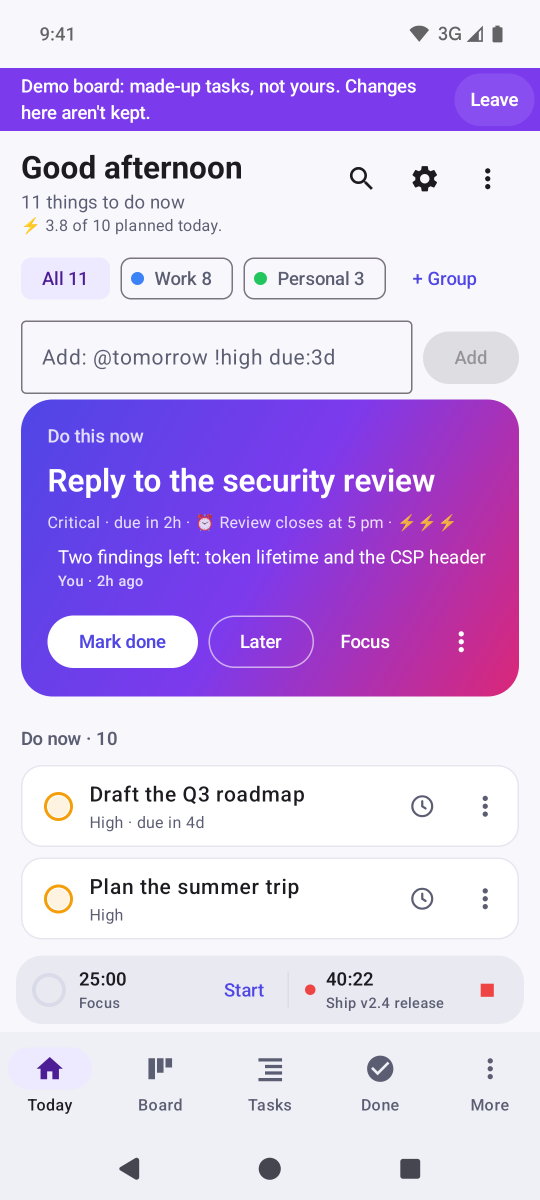
#> input picture store/screenshots/android-phone/raw/A1-today.png, 1080 x 2400 px (shown at 1/2 size)
$ python graphic.py
#> lines starting #> are read from the running program, lines starting #| are printed output that depends on the picture; after the words box and inside, x2 and y2 are one past the last pixel; in counts of white or black regions, pixels touching at a corner belong together
"""The Play feature graphic (1024×500, no alpha): the icon, name and line on the left, the real focus card from the
Android Today shot on the right. Run: /usr/bin/python3 store/graphic.py"""
import os
from PIL import Image, ImageDraw, ImageFont, ImageFilter
HERE=os.path.dirname(os.path.abspath(__file__))
R=os.path.join(HERE,'screenshots')+'/'
W,H=1024,500
STOPS=[(0x4f,0x46,0xe5),(0x7c,0x3a,0xed),(0xdb,0x27,0x77)]
def gradient(w,h):
#> called with w = 1024, h = 500
    small=Image.new('RGB',(64,32)); p=small.load()
#> after `small = Image.new('RGB', (64, 32))`: small: PIL image 64x32 RGB; every value is 0
    for y in range(32):
        for x in range(64):
            t=(x/63)*.8+(y/31)*.2
            a,b,u=(STOPS[0],STOPS[1],t*2) if t<.5 else (STOPS[1],STOPS[2],(t-.5)*2)
            p[x,y]=tuple(round(a[i]+(b[i]-a[i])*u) for i in range(3))
    return small.resize((w,h),Image.BICUBIC)
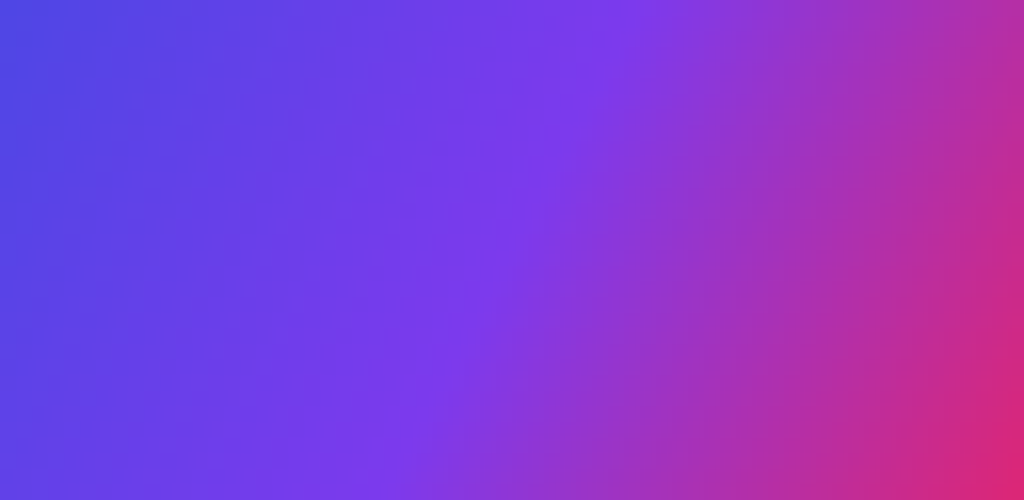
#> returned value: PIL image 1024x500 RGB; mean R, G, B 134.4, 56.5, 210.9
def font(size,w='Bold'):
    f=ImageFont.truetype('/System/Library/Fonts/SFNS.ttf',size); f.set_variation_by_name(w); return f
can=gradient(W,H); d=ImageDraw.Draw(can)
# right: the real focus card from the Android Today shot, on a white sheet so it reads against the gradient
a1=Image.open(R+'android-phone/raw/A1-today.png').convert('RGB')
card=a1.crop((22,792,1058,1410))   # the "Do this now" card with a little page around it
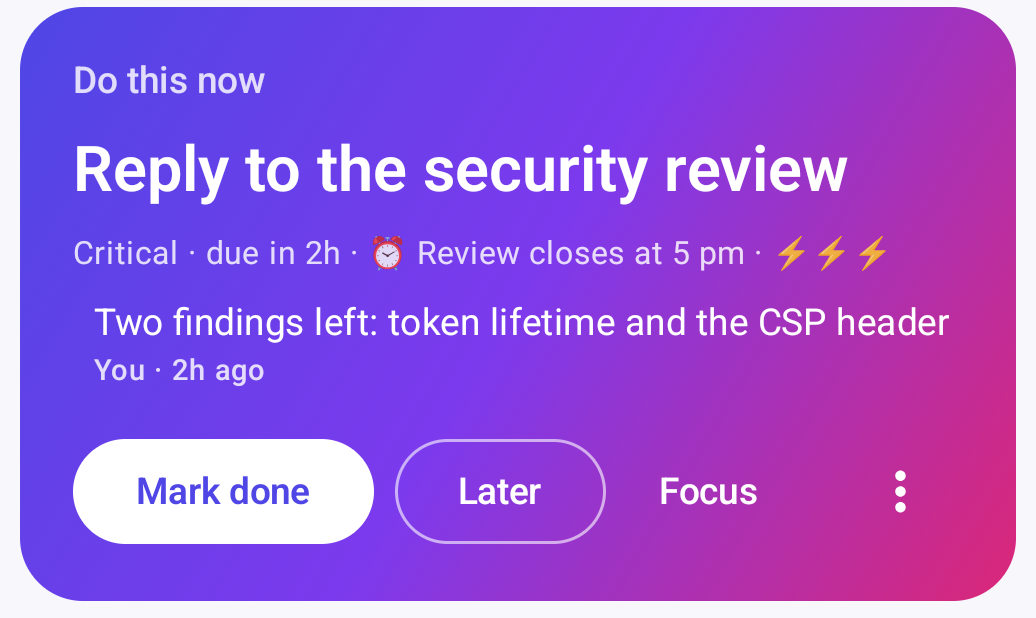
#> card: PIL image 1036x618 RGB; mean R, G, B 155.1, 89.7, 218.1
cw=560; ch=round(card.height*cw/card.width); card=card.resize((cw,ch),Image.LANCZOS)
#> after `ch = round(card.height * cw / card.width)`: ch = 334
#> after `card = card.resize((cw, ch), Image.LANCZOS)`:
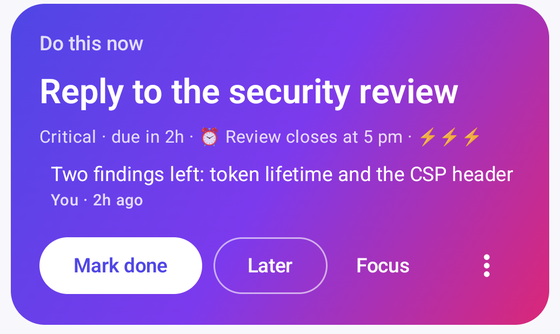
#> card: PIL image 560x334 RGB; mean R, G, B 155, 89.5, 218.1
x,y=W-cw-40,(H-ch)//2
#> x = 424; y = 83
mask=Image.new('L',(cw,ch),0); ImageDraw.Draw(mask).rounded_rectangle((0,0,cw-1,ch-1),28,fill=255)
#> after `mask = Image.new('L', (cw, ch), 0)`: mask: PIL image 560x334 L; every value is 0
#> after `ImageDraw.Draw(mask).rounded_rectangle((0, 0, cw - 1, ch - 1), 28, fil`:
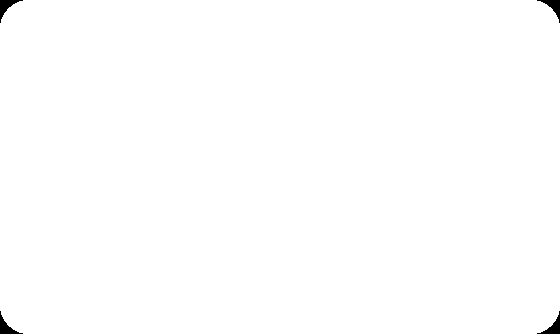
#> mask: PIL image 560x334 L; 99.6% white; 4 black regions, box (x1, y1, x2, y2) and area: (0, 0, 23, 23) 174, (537, 0, 560, 23) 174, (0, 311, 23, 334) 174, (537, 311, 560, 334) 174
shadow=Image.new('L',(W,H),0); ImageDraw.Draw(shadow).rounded_rectangle((x,y+10,x+cw,y+ch+10),28,fill=110)
#> after `shadow = Image.new('L', (W, H), 0)`: shadow: PIL image 1024x500 L; every value is 0
#> after `ImageDraw.Draw(shadow).rounded_rectangle((x, y + 10, x + cw, y + ch + `:
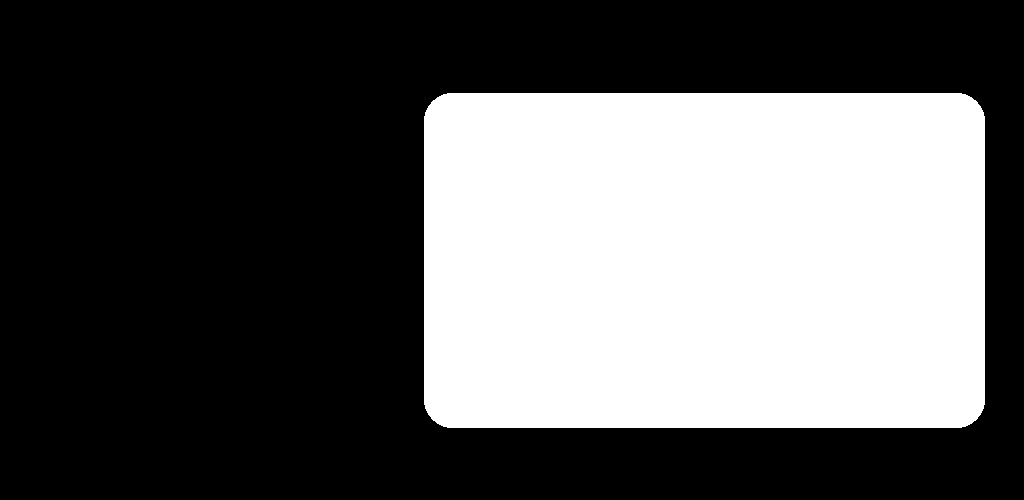
#> shadow: PIL image 1024x500 L; values 0 (black) and 110 (white), 36.6% white; 1 white region, box (x1, y1, x2, y2) and area: (424, 93, 985, 428) 187239
can=Image.composite(Image.new('RGB',(W,H),(25,8,50)),can,shadow.filter(ImageFilter.GaussianBlur(22)))
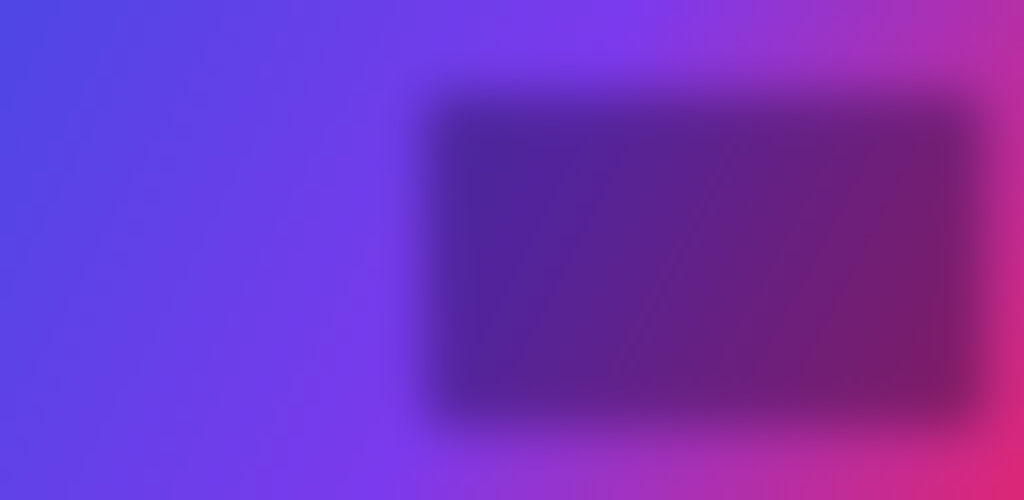
#> can: PIL image 1024x500 RGB; mean R, G, B 114, 49.6, 187.5
can.paste(card,(x,y),mask); d=ImageDraw.Draw(can)
#> after `can.paste(card, (x, y), mask)`:
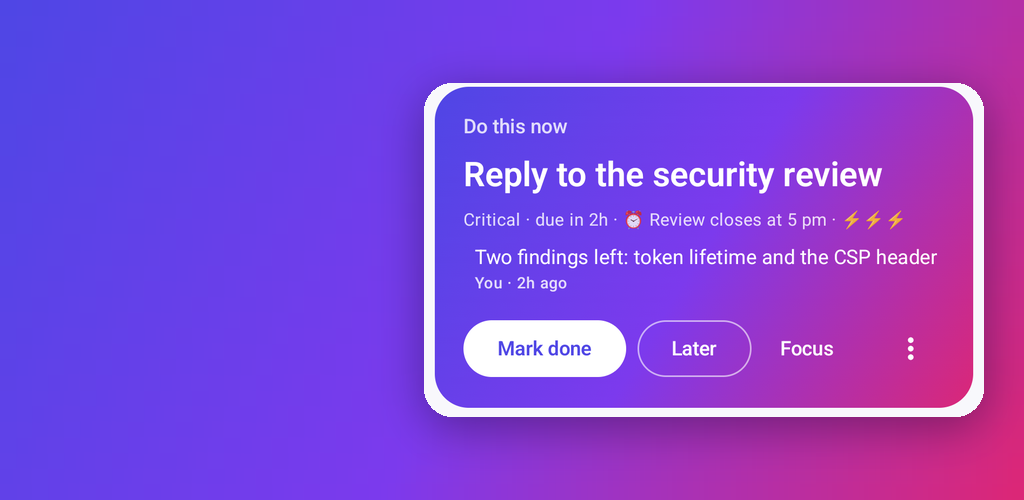
#> can: PIL image 1024x500 RGB; mean R, G, B 132.8, 69.3, 215.7
# left: icon, name, line
#> (the run stopped early here; a loop or call above may not have finished)

$ run again, with store/screenshots/android-phone/raw/A2-later.png copied over store/screenshots/android-phone/raw/A1-today.png
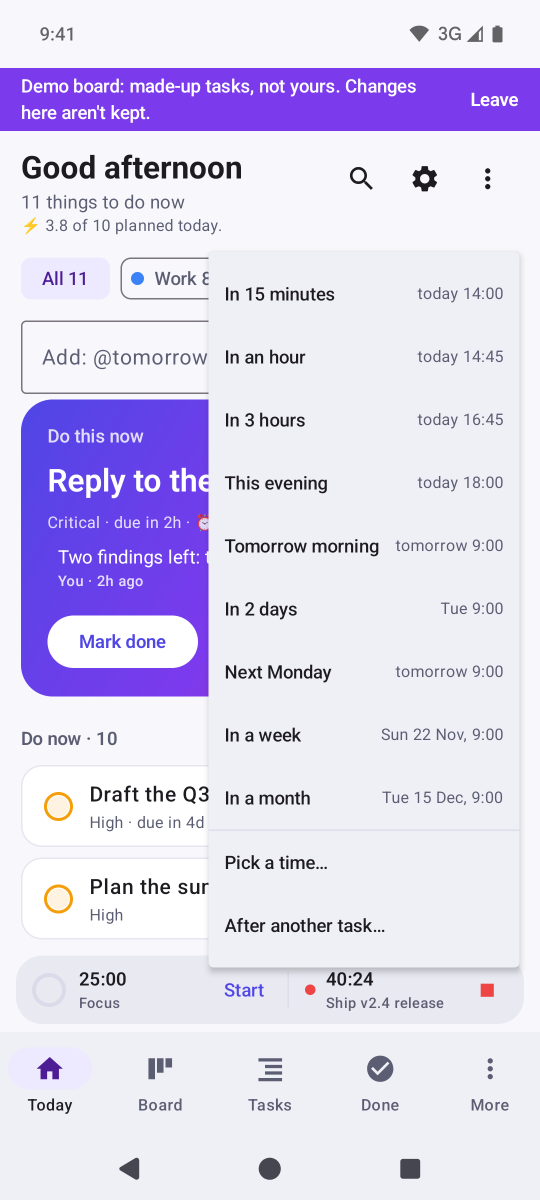
#> input picture store/screenshots/android-phone/raw/A2-later.png, 1080 x 2400 px (shown at 1/2 size)
#> small: PIL image 64x32 RGB; every value is 0
#> `card = card.resize((cw, ch), Image.LANCZOS)`:
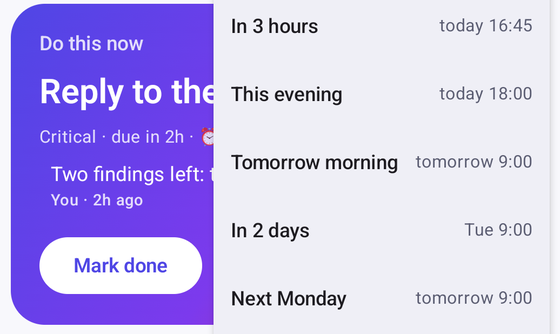
#> card: PIL image 560x334 RGB; mean R, G, B 197, 186.2, 238.5
#> mask: PIL image 560x334 L; every value is 0
#> mask: PIL image 560x334 L; 99.6% white; 4 black regions, box (x1, y1, x2, y2) and area: (0, 0, 23, 23) 174, (537, 0, 560, 23) 174, (0, 311, 23, 334) 174, (537, 311, 560, 334) 174
#> shadow: PIL image 1024x500 L; every value is 0
#> shadow: PIL image 1024x500 L; values 0 (black) and 110 (white), 36.6% white; 1 white region, box (x1, y1, x2, y2) and area: (424, 93, 985, 428) 187239
#> `can.paste(card, (x, y), mask)`:
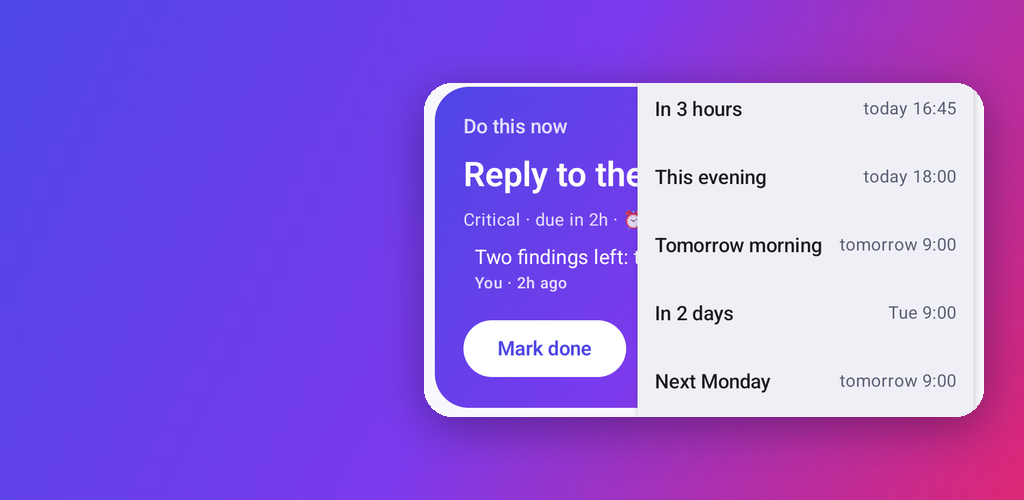
#> can: PIL image 1024x500 RGB; mean R, G, B 148.2, 104.7, 223.2

$ run again, with store/screenshots/android-phone/raw/A4-board.png copied over store/screenshots/android-phone/raw/A1-today.png
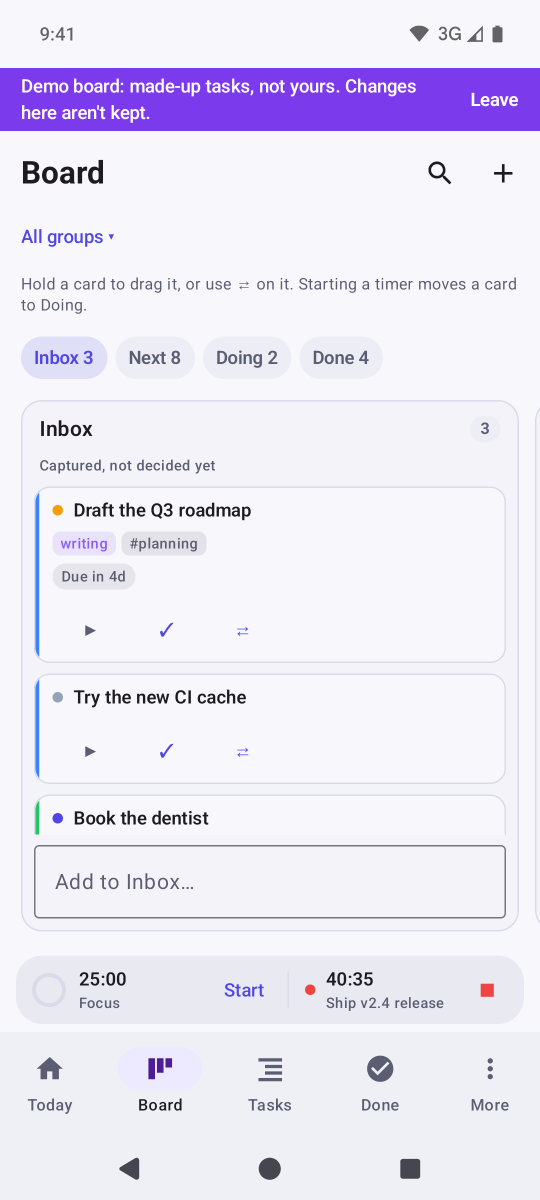
#> input picture store/screenshots/android-phone/raw/A4-board.png, 1080 x 2400 px (shown at 1/2 size)
#> small: PIL image 64x32 RGB; every value is 0
#> `card=a1.crop((22,792,1058,1410))   # the "Do this now" card with a lit..`:
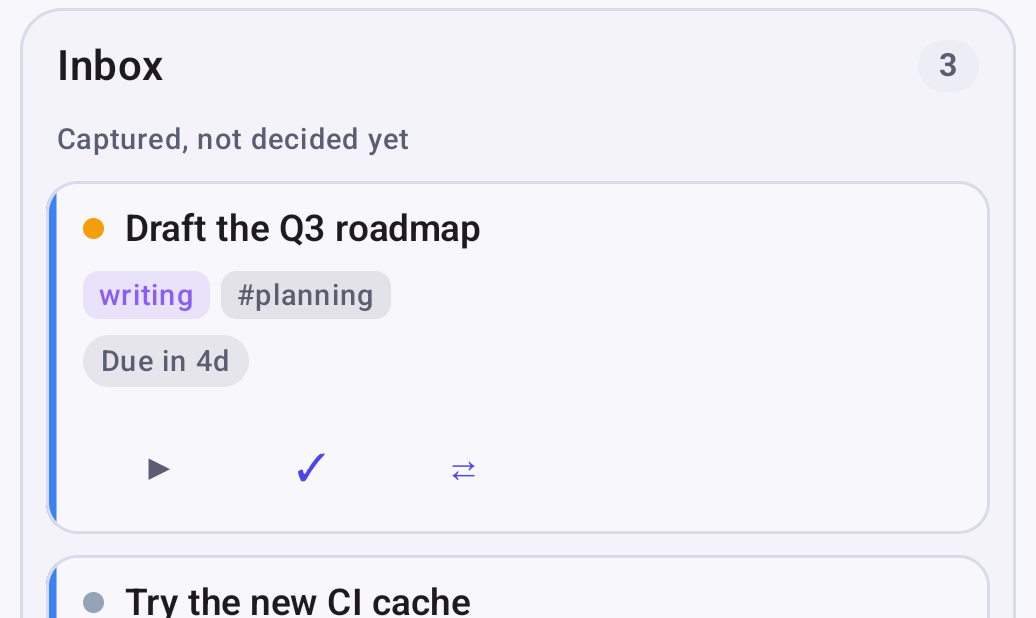
#> card: PIL image 1036x618 RGB; mean R, G, B 240.1, 240.2, 246.1
#> mask: PIL image 560x334 L; every value is 0
#> mask: PIL image 560x334 L; 99.6% white; 4 black regions, box (x1, y1, x2, y2) and area: (0, 0, 23, 23) 174, (537, 0, 560, 23) 174, (0, 311, 23, 334) 174, (537, 311, 560, 334) 174
#> shadow: PIL image 1024x500 L; every value is 0
#> shadow: PIL image 1024x500 L; values 0 (black) and 110 (white), 36.6% white; 1 white region, box (x1, y1, x2, y2) and area: (424, 93, 985, 428) 187239
#> `can.paste(card, (x, y), mask)`:
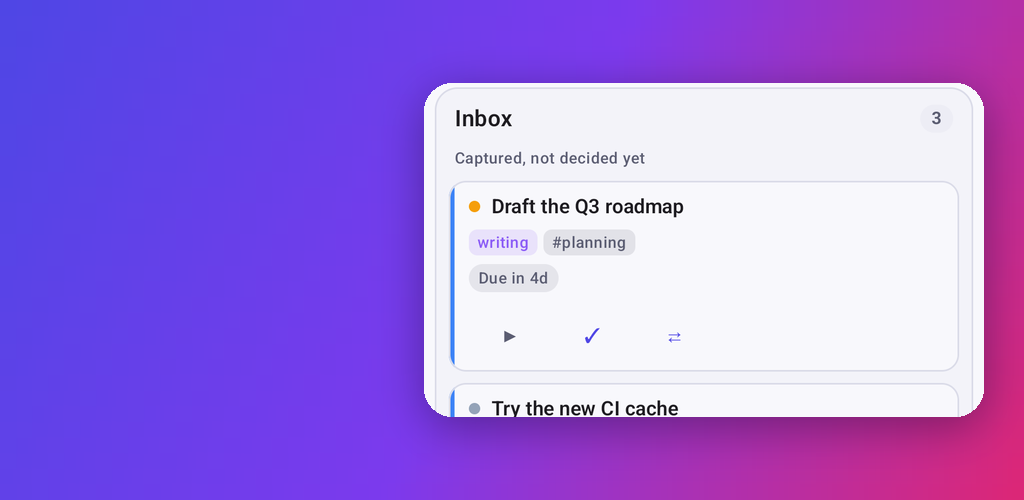
#> can: PIL image 1024x500 RGB; mean R, G, B 163.9, 124.4, 225.9

$ run again, with store/screenshots/android-phone/raw/A5-details.png copied over store/screenshots/android-phone/raw/A1-today.png
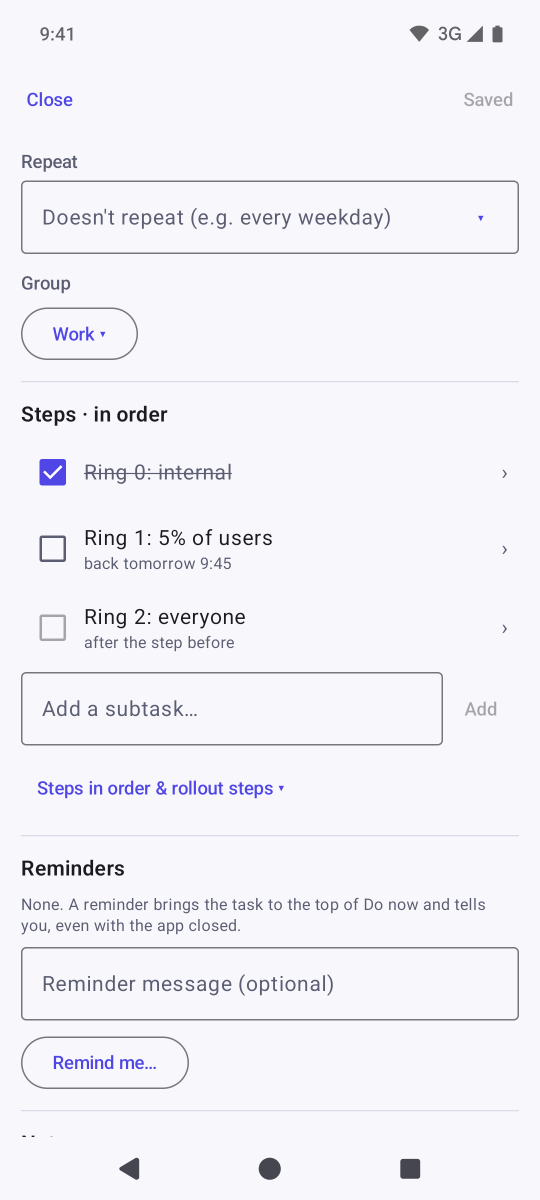
#> input picture store/screenshots/android-phone/raw/A5-details.png, 1080 x 2400 px (shown at 1/2 size)
#> small: PIL image 64x32 RGB; every value is 0
#> mask: PIL image 560x334 L; every value is 0
#> mask: PIL image 560x334 L; 99.6% white; 4 black regions, box (x1, y1, x2, y2) and area: (0, 0, 23, 23) 174, (537, 0, 560, 23) 174, (0, 311, 23, 334) 174, (537, 311, 560, 334) 174
#> shadow: PIL image 1024x500 L; every value is 0
#> shadow: PIL image 1024x500 L; values 0 (black) and 110 (white), 36.6% white; 1 white region, box (x1, y1, x2, y2) and area: (424, 93, 985, 428) 187239
#> `can.paste(card, (x, y), mask)`:
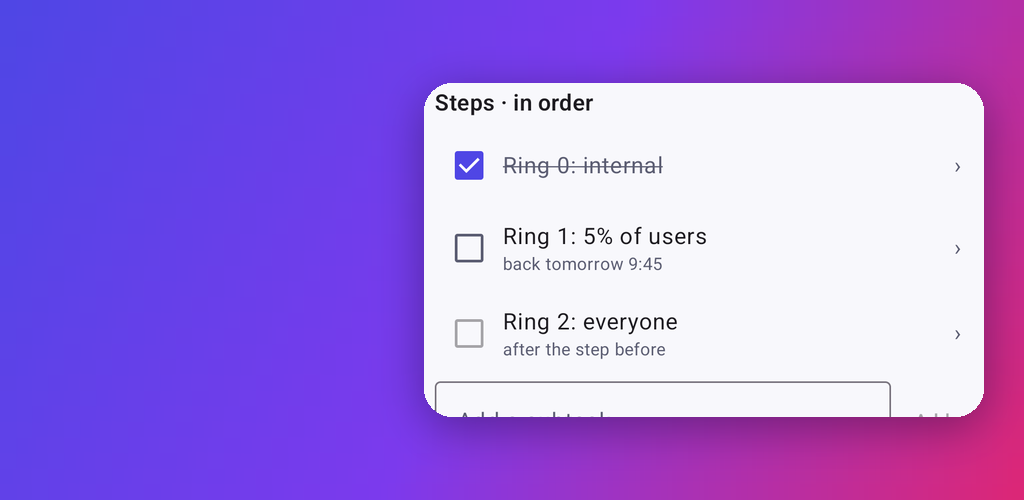
#> can: PIL image 1024x500 RGB; mean R, G, B 164.5, 125, 226.1
